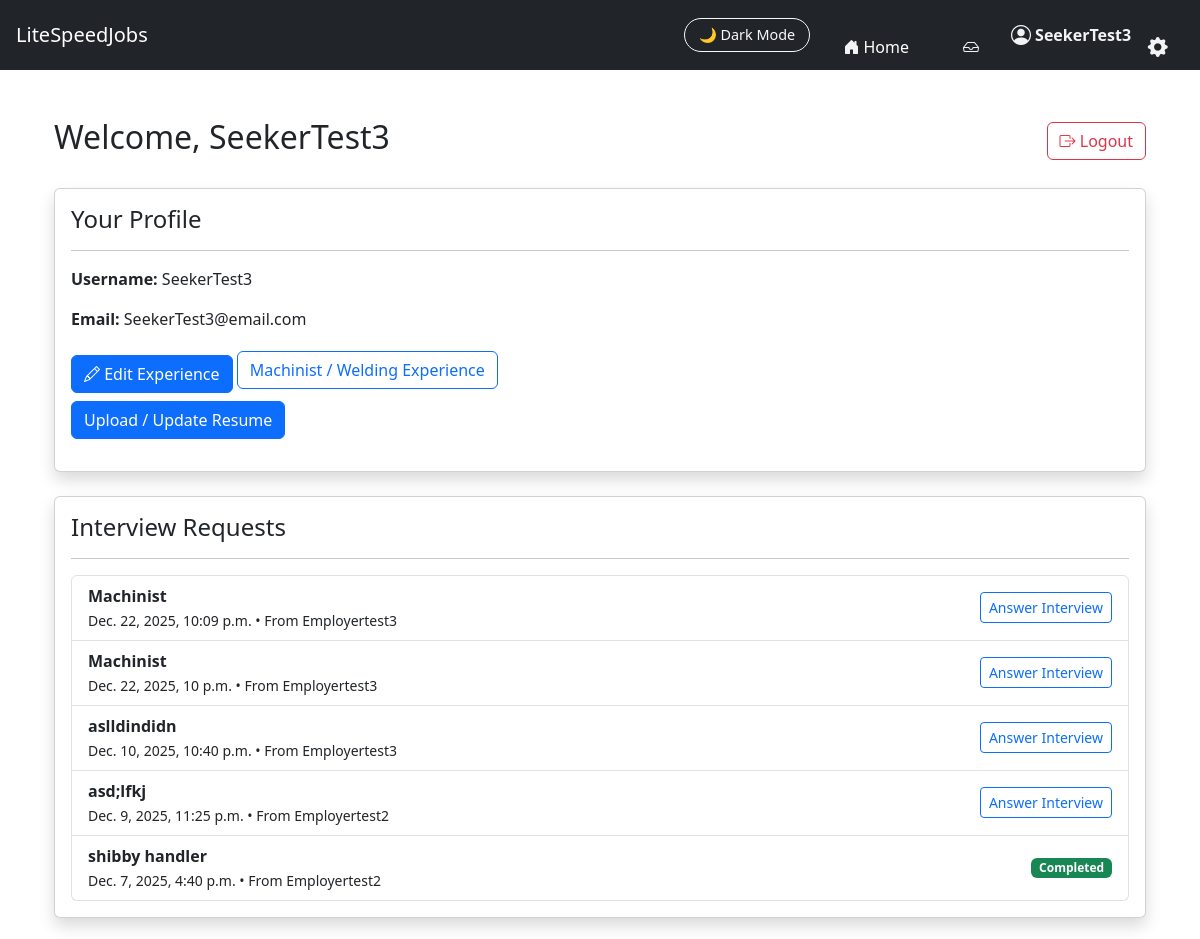
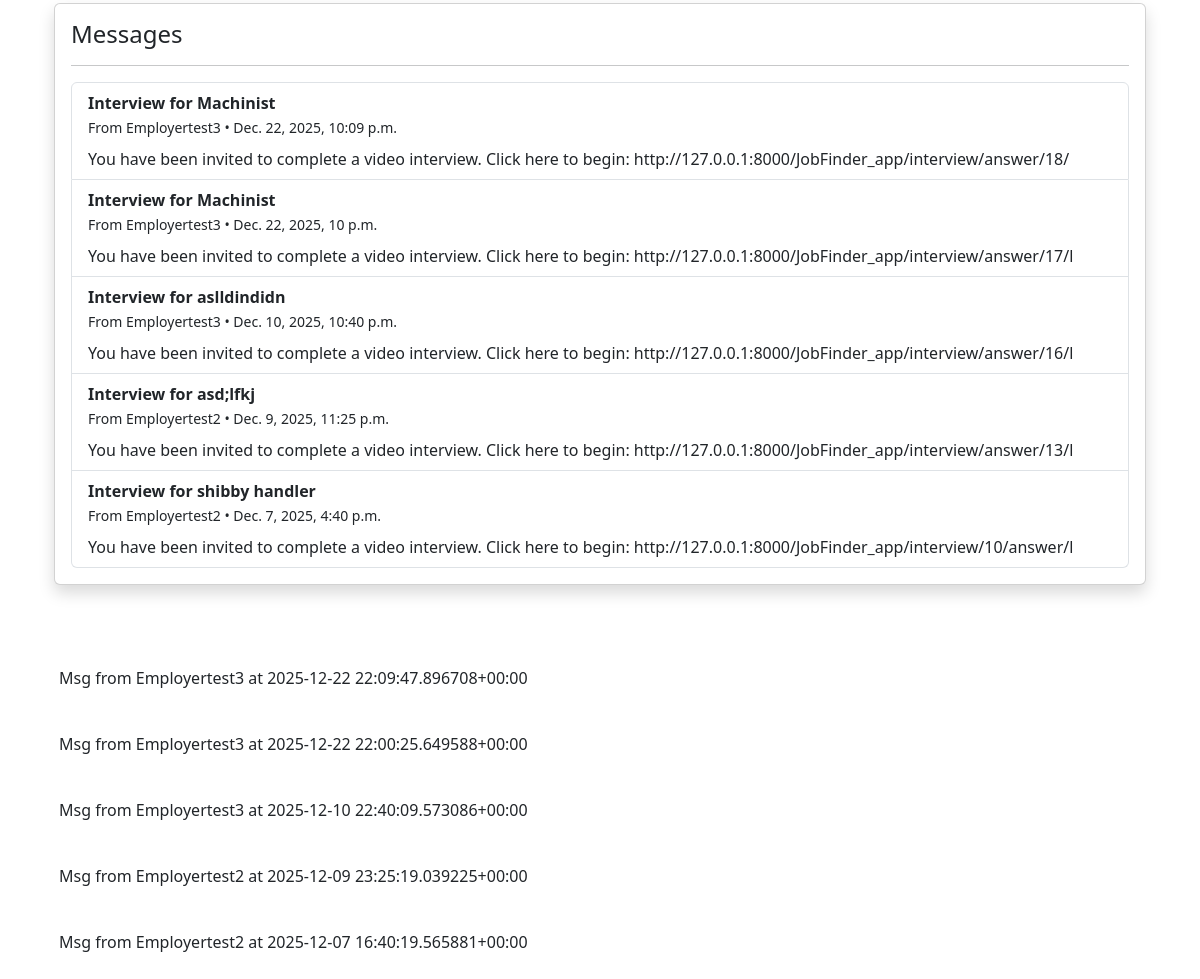
Screenshot of /JobFinder_app/seeker_dashboard/ (signed in) with the database file from the repository (2 pictures, top to bottom).
### JobFinder_app/models.py (models this page shows, shortened)
class InterviewAssignment(models.Model):
    job = models.ForeignKey(Job, on_delete=models.CASCADE)
    employer = models.ForeignKey(
        User, on_delete=models.CASCADE, related_name="interview_assignments_sent"
    )
    seeker = models.ForeignKey(
        User, on_delete=models.CASCADE, related_name="interview_assignments_received"
    )
    questions = models.TextField()
    assigned_at = models.DateTimeField(auto_now_add=True)
    completed = models.BooleanField(default=False)
    employer_marked_hire = models.BooleanField(default=False)
    superuser_notified = models.BooleanField(default=False)
    require_video = models.BooleanField(default=False)

class Job(models.Model):
    SOFTWARE = "software"
    MACHINIST = "machinist"
    JOB_TYPE_CHOICES = [
        (SOFTWARE, "Software Engineering"),
        (MACHINIST, "Machinist / Fabrication"),
    ]
    user = models.ForeignKey(User, on_delete=models.CASCADE)  # Employer account
    title = models.CharField(max_length=255)
    location = models.CharField(max_length=255, blank=True)
    description = models.TextField(blank=True, default="No description provided.")
    require_video_interview = models.BooleanField(
       default=False,
       help_text="Require candidates to submit video responses to interview questions"
    )
    interview_questions = models.TextField(
        blank=True,
        help_text="Enter one question per line."
    )
    job_type = models.CharField(
        max_length=20,
        choices=JOB_TYPE_CHOICES,
        default=SOFTWARE
    )
    created_at = models.DateTimeField(auto_now_add=True)

class Message(models.Model):
    sender = models.ForeignKey(
        User, on_delete=models.CASCADE, related_name="sent_messages"
    )
    receiver = models.ForeignKey(
        User, on_delete=models.CASCADE, related_name="received_messages"
    )
    conversation = models.ForeignKey("Conversation", on_delete=models.CASCADE, related_name="messages", null=True, blank=True)
    subject = models.CharField(max_length=255)
    body = models.TextField(blank=True, default="The body was not filled in.")
    attachement = models.FileField(upload_to="messages_attachments/", null=True, blank=True)
    job = models.ForeignKey(Job, on_delete=models.CASCADE, null=True, blank=True)
    created_at = models.DateTimeField(auto_now_add=True)
    is_read = models.BooleanField(default=False)
    def __str__(self):
        return f"Msg from {self.sender} at {self.created_at}"

### JobFinder_app/views.py (the view)
# urls.py: path("seeker_dashboard/", views.seeker_dashboard, name="seeker_dashboard"),
def seeker_dashboard(request):
    assignments = InterviewAssignment.objects.filter(seeker=request.user).order_by("-assigned_at")
    messages = Message.objects.filter(receiver=request.user).order_by("-created_at")
    return render(request, "JobFinder_app/seeker_dashboard.html", {
        "assignments": assignments,
        "messages": messages,
    })

### JobFinder_app/templates/JobFinder_app/seeker_dashboard.html (shortened to what this page needs)
{% extends "JobFinder_app/base.html" %}
{% block content %}
<div class="container mt-4">
    <div class="d-flex justify-content-between align-items-center mb-4">
        <h2>Welcome, {{ request.user.username }}</h2>
        <a href="{% url 'logout' %}" class="btn btn-outline-danger">
            <i class="bi bi-box-arrow-right"></i> Logout
        </a>
    </div>
    <div class="card shadow mb-4">
        <div class="card-body">
            <h4>Your Profile</h4>
            <hr>
            <p><strong>Username:</strong> {{ request.user.username }}</p>
            <p><strong>Email:</strong> {{ request.user.email }}</p>
            <a href="{% url 'seeker_form1' %}" class="btn btn-primary mt-2">
                <i class="bi bi-pencil"></i> Edit Experience
            </a>
            <a href="{% url 'machinist_experience' %}" class="btn btn-outline-primary">
                Machinist / Welding Experience
            </a>
            <p><a href="{% url 'upload_resume' %}" class="btn btn-primary mt-2">
                    Upload / Update Resume
                </a>
            </p>
        </div>
    </div>
    <div class="card shadow mb-4">
        <div class="card-body">
            <h4>Interview Requests</h4>
            <hr>
            {% if assignments %}
                <ul class="list-group">
                    {% for a in assignments %}
                        <li class="list-group-item d-flex justify-content-between align-items-center">
                            <div>
                                <strong>{{ a.job.title }}</strong><br>
                                <small class="dark-muted">
                                    {{ a.assigned_at }} • From {{ a.employer.username }}
                                </small>
                            </div>
                            {% if a.completed %}
                                <span class="badge bg-success">Completed</span>
                            {% else %}
                                <a href="{% url 'answer_interview' a.id %}"
                                   class="btn btn-sm btn-outline-primary">
                                    Answer Interview
                                </a>
                            {% endif %}
                        </li>
                    {% endfor %}
                </ul>
            {% else %}
                <p class="text-muted">No interview assignments yet.</p>
            {% endif %}
        </div>
    </div>
    <div class="card shadow mb-4">
        <div class="card-body">
            <h4>Messages</h4>
            <hr>
            {% if messages %}
                <ul class="list-group">
                    {% for m in messages %}
                        <li class="list-group-item">
                            <strong>{{ m.subject }}</strong><br>
                            <small class="dark-muted">From {{ m.sender.username }} • {{ m.created_at }}</small>
                            {% if m.body %}
                                <p class="mt-2 mb-0">{{ m.body }}</p>
                            {% endif %}
                        </li>
                    {% endfor %}
                </ul>
            {% else %}
                <p class="text-muted">Your inbox is empty.</p>
            {% endif %}
        </div>
    </div>
</div>
{% endblock %}

### JobFinder_app/templates/JobFinder_app/base.html (shortened to what this page needs)
<!DOCTYPE html>
<html lang="en" data-theme="light">
<head>
    <link href="https://cdn.jsdelivr.net/npm/bootstrap@5.3.2/dist/css/bootstrap.min.css" rel="stylesheet">
    <link href="https://cdn.jsdelivr.net/npm/bootstrap-icons@1.11.1/font/bootstrap-icons.css" rel="stylesheet">
</head>
<body>
{% load message_tags %}
<nav class="navbar navbar-expand-lg navbar-dark bg-dark px-3">
    <a class="navbar-brand" href="/">LiteSpeedJobs</a>
    <div class="ms-auto d-flex align-items-center">
        <button id="darkModeToggle" class="btn btn-outline-light ms-3">
            🌙 Dark Mode
        </button>&nbsp;&nbsp;&nbsp;&nbsp;&nbsp;&nbsp;&nbsp;&nbsp;
        <li class="nav-item">
            <a class="nav-link d-flex align-items-center home-link"
            href="{% url 'landing' %}">
                <i class="bi bi-house-door-fill me-1 nav-icon"></i>
                <span class="d-none d-md-inline">Home</span>&nbsp;&nbsp;&nbsp;&nbsp;&nbsp;
            </a>
        </li>
        {% if user.is_authenticated %}&nbsp;&nbsp;&nbsp;&nbsp;&nbsp;&nbsp;&nbsp;&nbsp;
        <li class="nav-item position-relative">
            <a href="{% url 'inbox_pro' %}" class="nav-link">
                <i class="bi bi-inbox"></i>
            </a>
        </li>
        {% else %}
        <li class="nav-item">
            <a href="{% url 'login' %}" class="nav-link">
                <i class="bi bi-inbox"></i>
            </a>
        </li>
        {% endif %}&nbsp;&nbsp;&nbsp;&nbsp;&nbsp;&nbsp;
        {% if request.user.is_authenticated %}
            <a href="{% url 'role_redirect' %}"
                class="nav-link d-flex align-items-center gap-1 user-link">
                <i class="bi bi-person-circle nav-icon fs-5"></i>
             <span class="d-none d-md-inline">
                 <strong>{{ request.user.username }}</strong>&nbsp;&nbsp;&nbsp;&nbsp;
            </span>
        {% endif %}
        <li class="nav-item dropdown">
            <a class="nav-link dropdown-toggle p-0"
            href="#"
            id="settingsDropdown"
            role="button"
            data-bs-toggle="dropdown"
            aria-expanded="false"
            data-bs-placement="bottom"
            title="Account settings">
                <i class="bi bi-gear-fill fs-5 text-white"></i>
            </a>
        </li>
    </div>
</nav>
<div class="container py-4">
    {% block content %}{% endblock %}
</div>
{% if messages %}
<div class="container mt-3">
    {% for message in messages %}
        <div class="alert alert-{{ message.tags }} mb-2">
            {{ message }}
        </div>
    {% endfor %}
</div>
{% endif %}
</body>
</html>

### JobFinder_app/templates/JobFinder_app/base.html (style rules this page uses)
:root { --ls-bg: #ffffff; --ls-bg-card: #f7f9fc; --ls-text: #141414; --ls-text-muted: #555; --ls-border: #e4e7ec; --ls-icon-color: #f1f3f5; --ls-primary: #4dabf7; --ls-dark-bg: #0e1116; --ls-dark-bg-card: #1a1d24; --ls-dark-border: #2b2e36; --ls-dark-text: #f1f3f7; --ls-dark-muted: #b7bcc7; }
body { transition: background 0.3s ease, color 0.3s ease; }
.navbar { transition: background 0.3s ease; }
.card { transition: background 0.3s ease, border 0.3s ease; }
.btn { transition: background 0.25s ease, color 0.25s ease, border 0.25s ease; }
.navbar .nav-link i, .navbar .inbox-icon { color: var(--ls-icon-color) !important; transition: color 0.2s ease; }
.user-link .nav-icon, .user-link span { color: var(--ls-icon-color); transition: color 0.2s ease; font-weight: 500; }
.home-link, .home-link i { color: #ffffff !important; }
.bi-gear-fill { transition: transform 0.3s ease; }
#darkModeToggle { font-size: 0.9rem; border-radius: 25px; padding: 5px 14px; cursor: pointer; }

### rows the page displays
InterviewAssignment: job "Machinist", assigned_at "Dec. 22, 2025, 10:09 p.m.", employer.username "Employertest3", completed "Answer Interview"
InterviewAssignment: job "Machinist", assigned_at "Dec. 22, 2025, 10 p.m.", employer.username "Employertest3", completed "Answer Interview"
InterviewAssignment: job "aslldindidn", assigned_at "Dec. 10, 2025, 10:40 p.m.", employer.username "Employertest3", completed "Answer Interview"
InterviewAssignment: job "asd;lfkj", assigned_at "Dec. 9, 2025, 11:25 p.m.", employer.username "Employertest2", completed "Answer Interview"
InterviewAssignment: job "shibby handler", assigned_at "Dec. 7, 2025, 4:40 p.m.", employer.username "Employertest2", completed "Completed"
Message: subject "Interview for Machinist", sender.username "Employertest3", created_at "Dec. 22, 2025, 10:09 p.m.", body "You have been invited to complete a video interview. Click here to begin: http://127.0.0.1:8000/JobFinder_app/interview/answer/18/", sender+created_at "Msg from Employertest3 at 2025-12-22 22:09:47.896708+00:00"
Message: subject "Interview for Machinist", sender.username "Employertest3", created_at "Dec. 22, 2025, 10 p.m.", body "You have been invited to complete a video interview. Click here to begin: http://127.0.0.1:8000/JobFinder_app/interview/answer/17/l", sender+created_at "Msg from Employertest3 at 2025-12-22 22:00:25.649588+00:00"
Message: subject "Interview for aslldindidn", sender.username "Employertest3", created_at "Dec. 10, 2025, 10:40 p.m.", body "You have been invited to complete a video interview. Click here to begin: http://127.0.0.1:8000/JobFinder_app/interview/answer/16/l", sender+created_at "Msg from Employertest3 at 2025-12-10 22:40:09.573086+00:00"
Message: subject "Interview for asd;lfkj", sender.username "Employertest2", created_at "Dec. 9, 2025, 11:25 p.m.", body "You have been invited to complete a video interview. Click here to begin: http://127.0.0.1:8000/JobFinder_app/interview/answer/13/l", sender+created_at "Msg from Employertest2 at 2025-12-09 23:25:19.039225+00:00"
Message: subject "Interview for shibby handler", sender.username "Employertest2", created_at "Dec. 7, 2025, 4:40 p.m.", body "You have been invited to complete a video interview. Click here to begin: http://127.0.0.1:8000/JobFinder_app/interview/10/answer/l", sender+created_at "Msg from Employertest2 at 2025-12-07 16:40:19.565881+00:00"

### other values shown
{{ request.user.username }} "SeekerTest3"
{{ request.user.email }} "SeekerTest3@email.com"
